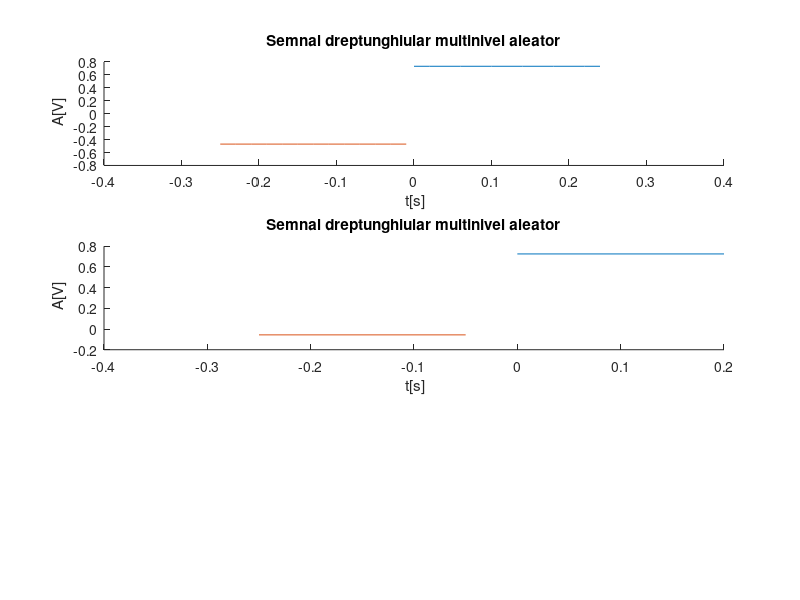

Recreate this plot in MATLAB.
% a) {-1,1}
%pentru rezolutie temporara de 2 ms
hold on; %functie care asigura reprezentarea semnalelor pe aceeasi figura
A1=rand(1);
A2=rand(1);
t=0:0.002:0.25;
x1=A1*square(2*pi*4*t,100);% factorul de umplere 100 pentru a pastra un 
%nivel constant
x2=-A2*square(2*pi*4*t,100);
plot(t,x1);
plot(t-0.25,x2);%am deplasat al doilea semnal pentru a-l pozitiona la
%stanga primului
subplot(3,1,1)
xlabel(' t[s]')
ylabel(' A[V]')
title('Semnal dreptunghiular multinivel aleator')


%pentru rezoltie temporara de 20 ms
hold on; %functie care asigura reprezentarea  semnalelor  pe aceeasi figura
A1=rand(1);
A2=rand(1);
t=0:0.02:0.25;
x1=A1*square(2*pi*4*t,100);% factorul de umplere 100 pentru a pastra un
%nivel constant
x2=-A2*square(2*pi*4*t,100);
plot(t,x1);
plot(t-0.25,x2);%am deplasat al doilea semnal pentru a-l pozitiona la 
%stanga primului
subplot(3,1,2)
xlabel(' t[s]')
ylabel(' A[V]')
title('Semnal dreptunghiular multinivel aleator')


%pentru rezolitie temporara de 200 ms
hold on; %functie care asigura reprezentarea  semnalelor  pe aceeasi figura
A1=rand(1);
A2=rand(1);
t=0:0.2:0.25;
x1=A1*square(2*pi*4*t,100);% factorul de umplere 100 pentru a pastra un 
%nivel constant
x2=-A2*square(2*pi*4*t,100);
plot(t,x1);
plot(t-0.25,x2);%am deplasat al doilea semnal pentru a-l pozitiona la 
%stanga primului
subplot(3,1,1)
xlabel(' t[s]')
ylabel(' A[V]')
title('Semnal dreptunghiular multinivel aleator')